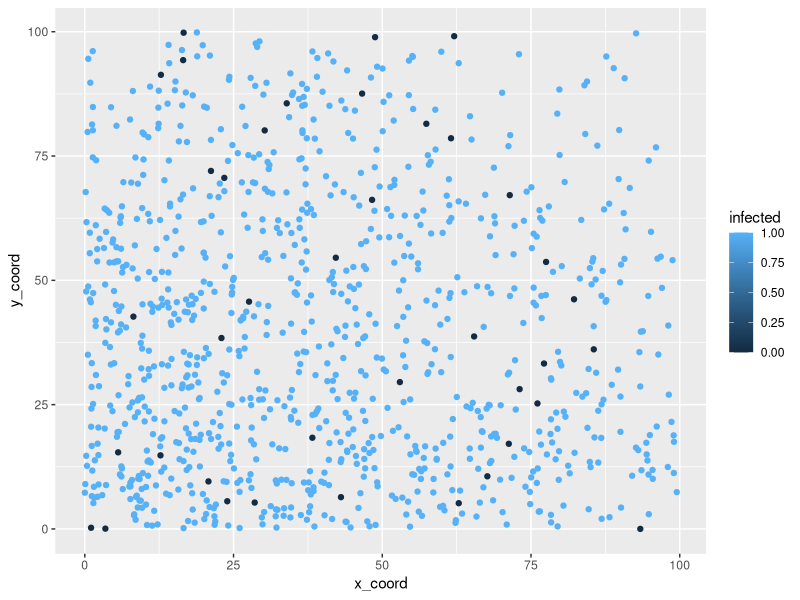

Recreate this plot in R.
## ---- chunk 1

#(dyplr)
set.seed(400)

## ---- chunk 2

init_df <-function(STARTING_POPULATION = 100, GRIDX = 100, GRIDY = 100){
  
  x_coord = rep(NA, STARTING_POPULATION)
  y_coord = rep(NA, STARTING_POPULATION)
  infected = rep(NA, STARTING_POPULATION) # bool value 1 = infected 0 = not infected
  
  dead = rep(NA, STARTING_POPULATION)
  
  for (i in 1:STARTING_POPULATION){
      x_coord[i] = runif(1,0,GRIDX)
      y_coord[i] = runif(1,0,GRIDY)
      infected[i] = 0
      dead[i] = 0
  }
  # choose 1 person to be infected, as specified by the paper.
  # locate that person at the center of the grid
  x_coord[i] = GRID/2
  y_coord[i] = GRID/2
  infected[i] = 1
  
  df = as.data.frame(x_coord)
  df$y_coord = y_coord
  df$infected = infected
  df$dead = dead

  return(df)
}

## ---- chunk 3

update_location <- function(df, population = 100){

  for (person in 1:population){
    if (df$dead[person] == 0){ # if they are alive and can still move
      df$x_coord[person] = check_bounds(rnorm(1, mean = df$x_coord[person], sd = 50))
      df$y_coord[person] = check_bounds(rnorm(1, mean = df$y_coord[person], sd = 50))
    }
  }
  
  return(df)
  
}



## ---- chunk 4

find_close <- function(x1,y1,x2,y2){
  # euclidean distance formula
  sqrt( (x1-x2)^2 + ( y1-y2)^2)
}

# if a person walks outside of bounds, then they need to be reflected back
check_bounds <- function(x, GRID = 100){
  while(x >= GRID || x <= 0){
  if (x >= GRID){
    x = x - GRID
  }
  
  if (x <= 0){
    x = abs(x)
  }

    
    
  }
  return(x)

}


## ---- chunk 5

check_infected <- function(df){
  for (person in 1:length(df$dead)){
    if (df$infected[person] == 1){
      for (j in 1:length(df$dead)){
        if (j != person){
          dist = find_close(df$x_coord[person], df$y_coord[person], df$x_coord[j], df$y_coord[j])
          if(dist <= 2){
            if (df$infected[j] != 1){
              df$infected[j] = 2 # this is 2 so that a person cannot get infected and infect others in the same 'tick'.
            }
            
          }
        }
      }
    }
    
  }
  df$infected[df$infected == 2] = 1
  
  return(df)
  
  
}



## ---- chunk 6
set.seed(400)
STARTING_POPULATION = 1000
SIMULATION_ITERATIONS = 10
GRID = 100
df = init_df(STARTING_POPULATION)

for (sim_loop in 1:SIMULATION_ITERATIONS){
  df = update_location(df, STARTING_POPULATION)
  df = check_infected(df)
  
}
library(ggplot2)

length(df$infected)
ggplot(df,aes(x=x_coord,y=y_coord,group=infected))+
   geom_point(aes(color=infected))
